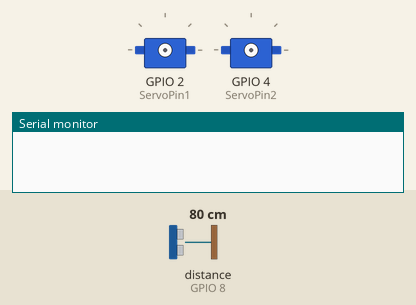
Recording of a sketch running on a simulated ESP8266 (NodeMCU). On the bench: 2 × servo, the last lines printed to the serial monitor. Wiring (inferred from the names in the program): ultrasonic range finder: trigger GPIO 7; echo GPIO 8. The inputs (shaded band) are chosen by the test bench; at power-on: distance to the obstacle (sensor on GPIO 8) 80 cm. The echo pulse lasts 58.3 µs per cm; WiFi joins after 1.5 s; servers stay silent unless stated.

Above: at 0.1 s.
At 1.6 s:
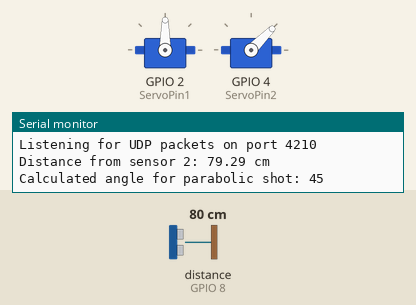
Timing chart, 0 to 3.1 s (numbered marks = the images above):
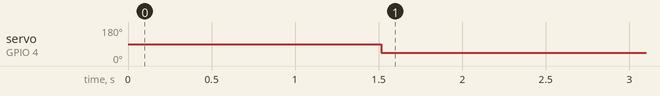

The sketch:

main.ino
```cpp
#include <ESP8266WiFi.h>
#include <ESP8266mDNS.h>
#include <Servo.h>
#include <WiFiUdp.h>
#include <math.h>

// Replace with your network credentials
const char* ssid = "Haha";
const char* password = "@12345678";

// Servo definitions
Servo myServo1;  // First servo
Servo myServo2;  // Second servo
const int ServoPin1 = 2; // GPIO pin for the first servo
const int ServoPin2 = 4; // GPIO pin for the second servo

// Ultrasonic sensor pins
const int trigPin1 = 5;  // First sensor's trig pin
const int echoPin1 = 6;  // First sensor's echo pin
const int trigPin2 = 7;  // Second sensor's trig pin
const int echoPin2 = 8;  // Second sensor's echo pin

// UDP Setup
WiFiUDP Udp;
const unsigned int localUdpPort = 4210;  // Local port to listen on
char incomingPacket[255];  // Buffer for incoming packets

// Global variables for servo control
int servoangle1 = 90;  // Start angle for first servo
String Direction = "n";  // Initialize to neutral

// Parabolic trajectory variables
const float v = 10.0;  // Initial velocity (m/s), you can adjust this value
const float g = 9.8;   // Gravity (m/s^2)

void setup() {
  // Initialize Serial for debugging
  Serial.begin(115200);

  // Connect to Wi-Fi
  WiFi.begin(ssid, password);
  while (WiFi.status() != WL_CONNECTED) {
    delay(500);
    Serial.println("wait connecting");
  }

  // Setup MDNS responder
  if (MDNS.begin("espmine")) {
    Serial.println("MDNS responder started");
  } else {
    Serial.println("MDNS failed");
  }

  Serial.println("WiFi connected");
  Serial.print("IP Address: ");
  Serial.println(WiFi.localIP());

  // Attach the servos to the specified pins
  myServo1.attach(ServoPin1);
  myServo2.attach(ServoPin2);
  myServo1.write(servoangle1);  // Initialize first servo
  myServo2.write(90);           // Initialize second servo

  // Setup the ultrasonic sensors
  pinMode(trigPin1, OUTPUT);
  pinMode(echoPin1, INPUT);
  pinMode(trigPin2, OUTPUT);
  pinMode(echoPin2, INPUT);

  // Start listening for UDP packets
  Udp.begin(localUdpPort);
  Serial.print("Listening for UDP packets on port ");
  Serial.println(localUdpPort);
}

// Function to get distance from ultrasonic sensor
float getDistance(int trigPin, int echoPin) {
  // Trigger the ultrasonic pulse
  digitalWrite(trigPin, LOW);
  delayMicroseconds(2);
  digitalWrite(trigPin, HIGH);
  delayMicroseconds(10);
  digitalWrite(trigPin, LOW);

  // Read the echo time in microseconds
  long duration = pulseIn(echoPin, HIGH);

  // Calculate the distance in cm
  float distance = (duration * 0.034) / 2;
  return distance;
}

// Function to calculate the required angle for the second servo
int calculateLaunchAngle(float distance) {
  // Convert distance to meters
  float R = distance / 100.0;

  // Check if the distance is within range for a parabolic shot
  float sin2theta = (R * g) / (v * v);

  // Ensure sin2theta is between -1 and 1 to avoid errors
  if (sin2theta > 1 || sin2theta < -1) {
    Serial.println("Target out of range for parabolic trajectory");
    return 90;  // Neutral position
  }

  // Calculate the angle (in radians) and convert to degrees
  float theta = asin(sin2theta) / 2.0;
  int angle = (int)(theta * 180.0 / PI);  // Convert from radians to degrees

  // Ensure the angle is between 45 and 90 degrees
  angle = constrain(angle, 45, 90);

  return angle;
}

void loop() {
  MDNS.update();

  // Check if there are incoming UDP packets
  int packetSize = Udp.parsePacket();
  if (packetSize) {
    // Read the incoming packet
    int len = Udp.read(incomingPacket, 255);
    if (len > 0) {
      incomingPacket[len] = 0;  // Null-terminate the string
    }

    // Store the received direction
    Direction = String(incomingPacket);
    Serial.println("Direction received: " + Direction);
  }

  // Adjust the first servo based on the received direction
  if (Direction.equals("r")) {
    servoangle1 = servoangle1 + 1;  // Move first servo right
  } else if (Direction.equals("l")) {
    servoangle1 = servoangle1 - 1;  // Move first servo left
  }

  // Constrain first servo angle to valid range (0 to 180 degrees)
  servoangle1 = constrain(servoangle1, 0, 180);
  myServo1.write(servoangle1);  // Update the first servo position

  // Get distance from the second ultrasonic sensor (in cm)
  float distance2 = getDistance(trigPin2, echoPin2);
  Serial.print("Distance from sensor 2: ");
  Serial.print(distance2);
  Serial.println(" cm");

  // Calculate the required angle for the second servo based on distance
  int servoangle2 = calculateLaunchAngle(distance2);
  Serial.print("Calculated angle for parabolic shot: ");
  Serial.println(servoangle2);

  // Set the second servo to the calculated angle
  myServo2.write(servoangle2);

  // Optional: Add a delay to smooth out servo movements
  delay(500);  // Adjust this delay as necessary
}
```

Measured:
- by itself, servo on GPIO 4 (ServoPin2): 90° → 45° at 1.5 s
